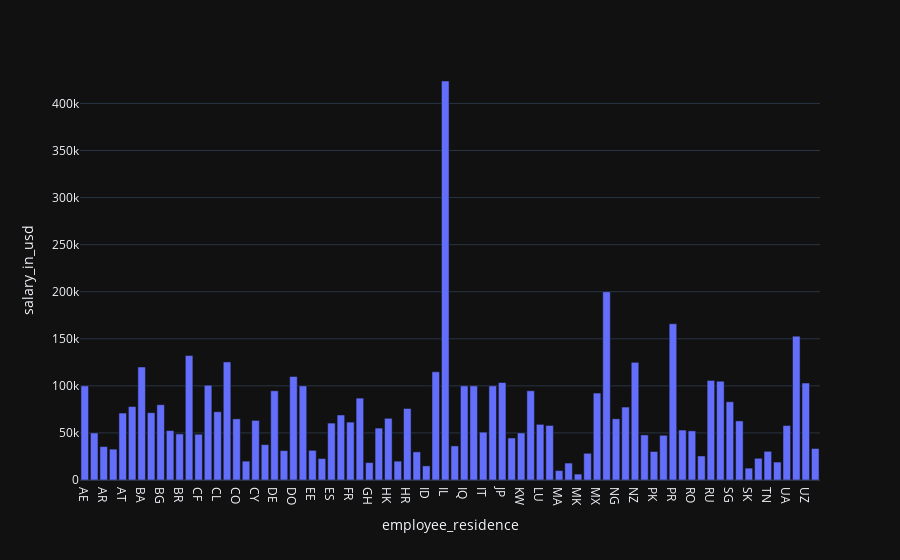

Notebook cell for this chart:
### Code cell
average_salary_df = pd.DataFrame(average_salary).reset_index()
average_salary_df.columns = ['employee_residence', 'salary_in_usd']
fig = px.bar(average_salary_df, x='employee_residence', y='salary_in_usd', template="plotly_dark")
fig.show()

### Figure 1 — Plotly figure (JSON) as saved in the notebook; plotly's stock layout.template omitted (floating-point values rounded to 4 significant figures)
{"data": [{"alignmentgroup": "True", "hovertemplate": "employee_residence=%{x}<br>salary_in_usd=%{y}<extra></extra>", "legendgroup": "", "marker": {"color": "#636efa", "pattern": {"shape": ""}}, "name": "", "offsetgroup": "", "orientation": "v", "showlegend": false, "textposition": "auto", "type": "bar", "x": ["AE", "AM", "AR", "AS", "AT", "AU", "BA", "BE", "BG", "BO", "BR", "CA", "CF", "CH", "CL", "CN", "CO", "CR", "CY", "CZ", "DE", "DK", "DO", "DZ", "EE", "EG", "ES", "FI", "FR", "GB", "GH", "GR", "HK", "HN", "HR", "HU", "ID", "IE", "IL", "IN", "IQ", "IR", "IT", "JE", "JP", "KE", "KW", "LT", "LU", "LV", "MA", "MD", "MK", "MT", "MX", "MY", "NG", "NL", "NZ", "PH", "PK", "PL", "PR", "PT", "RO", "RS", "RU", "SE", "SG", "SI", "SK", "TH", "TN", "TR", "UA", "US", "UZ", "VN"], "xaxis": "x", "y": [100000, 50000, 35500, 32780.0, 71130.0, 77980.0, 120000, 71490.0, 80000, 52500, 48930.0, 132200.0, 48609, 100682, 72519, 125404, 64961, 20000, 63312, 37570.0, 94770.0, 31190.0, 110000, 100000, 31520, 22800, 60460.0, 69030, 61490.0, 86990.0, 18500, 55140.0, 65542, 20000, 75970.0, 29890.0, 15000, 114900.0, 423834, 36220.0, 100000, 100000, 50820.0, 100000, 103500.0, 44636, 50000, 94812, 59102, 57950.0, 10000, 18000, 6304, 28369, 92350.0, 200000, 65000, 77480.0, 125000, 47880, 30280.0, 47480.0, 166000, 53059, 52164, 25532, 105750, 105000, 83120, 62770.0, 12608, 23060.0, 30469, 19058, 57850, 152800.0, 103000, 33470.0], "yaxis": "y"}], "layout": {"barmode": "relative", "legend": {"tracegroupgap": 0}, "margin": {"t": 60}, "xaxis": {"anchor": "y", "domain": [0, 1], "title": {"text": "employee_residence"}}, "yaxis": {"anchor": "x", "domain": [0, 1], "title": {"text": "salary_in_usd"}}}}
